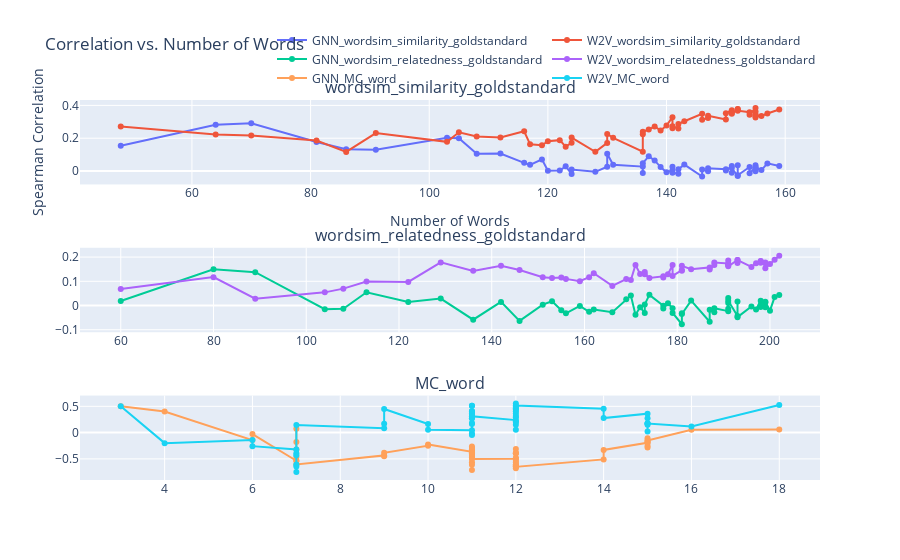

The notebook cell this image was saved under:
### Code cell
import pandas as pd
import plotly.graph_objs as go
from plotly.subplots import make_subplots

# Assuming df1 and df2 are your DataFrames
df1 = pd.read_csv('resultatsgnn')
df2 = pd.read_csv('resultatsw2v')

# Create an empty dictionary to store traces for each label
traces_by_label = {}

# Iterate over unique filepaths in DataFrame 1
for filepath in df1['filepath'].unique():
    # Extract label from filepath
    label = filepath.split('/')[-1].split('.')[0]
    
    # Filter DataFrame 1 for the current filepath
    subset_df1 = df1[df1['filepath'] == filepath]
    # Filter DataFrame 2 for the same filepath
    subset_df2 = df2[df2['filepath'] == filepath]

    # Create a trace for DataFrame 1
    trace_df1 = go.Scatter(x=subset_df1['nb-word'], y=subset_df1['correlation spearman'], mode='lines+markers', name='GNN_' + label)

    # Create a trace for DataFrame 2
    trace_df2 = go.Scatter(x=subset_df2['nb-word'], y=subset_df2['correlation spearman'], mode='lines+markers', name='W2V_' + label)

    # Add traces to the dictionary based on label
    if label not in traces_by_label:
        traces_by_label[label] = []
    traces_by_label[label].append(trace_df1)
    traces_by_label[label].append(trace_df2)

# Create subplots
fig = make_subplots(rows=len(traces_by_label), cols=1, subplot_titles=list(traces_by_label.keys()))

# Add traces to subplots
for i, (label, traces) in enumerate(traces_by_label.items(), start=1):
    for trace in traces:
        fig.add_trace(trace, row=i, col=1)

# Update layout
fig.update_layout(title='Correlation vs. Number of Words', xaxis_title='Number of Words', yaxis_title='Spearman Correlation', showlegend=True, legend=dict(orientation='h', yanchor='bottom', y=1.02, xanchor='right', x=1))

# Show plot
fig.show()

### Figure 1 — Plotly figure (JSON) as saved in the notebook; plotly's stock layout.template omitted (floating-point values rounded to 4 significant figures)
{"data": [{"mode": "lines+markers", "name": "GNN_wordsim_similarity_goldstandard", "type": "scatter", "x": [48, 64, 70, 81, 86, 91, 103, 105, 108, 112, 116, 117, 119, 120, 122, 123, 124, 124, 128, 130, 130, 131, 136, 136, 136, 137, 138, 139, 140, 141, 141, 141, 142, 142, 143, 146, 146, 147, 147, 150, 150, 151, 151, 151, 152, 152, 152, 154, 154, 155, 155, 155, 155, 155, 155, 156, 157, 159], "xaxis": "x", "y": [0.1542, 0.2827, 0.2914, 0.1775, 0.1332, 0.1298, 0.203, 0.2005, 0.1056, 0.107, 0.05, 0.03785, 0.07112, 0.00224, 0.003417, 0.02913, -0.01739, 0.008907, -0.004535, 0.02612, 0.1057, 0.03799, 0.0271, -0.01129, 0.04818, 0.08974, 0.06472, 0.02403, -0.00747, 0.004397, 0.02575, -0.009536, -0.01654, 0.01045, 0.03954, -0.0329, 0.01009, -0.001815, 0.0174, 0.01127, 0.003156, 0.03074, -0.01075, 0.01885, -0.03004, 0.03506, -0.02547, 0.02479, -0.01319, 0.02306, 0.00379, 0.0193, -0.001587, 0.03568, 0.01912, 0.005899, 0.0468, 0.0307], "yaxis": "y"}, {"mode": "lines+markers", "name": "W2V_wordsim_similarity_goldstandard", "type": "scatter", "x": [48, 64, 70, 81, 86, 91, 103, 105, 108, 112, 116, 117, 119, 120, 122, 123, 124, 124, 128, 130, 130, 131, 136, 136, 136, 137, 138, 139, 140, 141, 141, 141, 142, 142, 143, 146, 146, 147, 147, 150, 150, 151, 151, 151, 152, 152, 152, 154, 154, 155, 155, 155, 155, 155, 155, 156, 157, 159], "xaxis": "x", "y": [0.2717, 0.2229, 0.2172, 0.1862, 0.1165, 0.2315, 0.1779, 0.2361, 0.2109, 0.2048, 0.2426, 0.1626, 0.1568, 0.1816, 0.1882, 0.1488, 0.1722, 0.2041, 0.1177, 0.1715, 0.2259, 0.2027, 0.1176, 0.2243, 0.2397, 0.253, 0.2715, 0.2473, 0.2772, 0.3285, 0.2607, 0.2728, 0.2595, 0.2868, 0.3034, 0.3492, 0.3124, 0.3227, 0.3369, 0.3136, 0.3526, 0.3706, 0.3544, 0.3487, 0.3769, 0.3783, 0.3676, 0.3582, 0.3429, 0.3843, 0.3463, 0.363, 0.3347, 0.3262, 0.3373, 0.336, 0.3507, 0.3745], "yaxis": "y"}, {"mode": "lines+markers", "name": "GNN_wordsim_relatedness_goldstandard", "type": "scatter", "x": [60, 80, 89, 104, 108, 113, 122, 129, 136, 142, 146, 151, 153, 155, 156, 159, 161, 162, 166, 169, 170, 171, 172, 173, 173, 174, 177, 177, 178, 179, 179, 181, 181, 181, 183, 187, 187, 188, 188, 191, 191, 191, 191, 191, 193, 193, 193, 196, 197, 198, 198, 198, 199, 199, 199, 200, 201, 202], "xaxis": "x2", "y": [0.01849, 0.1499, 0.1376, -0.01492, -0.01384, 0.05473, 0.01445, 0.02885, -0.05854, 0.01503, -0.06351, 0.003429, 0.01786, -0.01976, -0.03215, -0.001482, -0.02617, -0.01665, -0.02792, 0.02593, 0.04097, -0.03774, -0.007036, -0.03119, 0.004525, 0.04409, -0.001101, -0.01261, 0.00918, -0.01135, -0.03093, -0.07737, -0.03151, -0.03501, 0.0204, -0.06701, -0.01778, -0.02755, -0.0115, -0.02326, -0.01302, 0.03065, 0.01047, 0.01952, -0.04344, 0.01682, -0.04794, -0.00412, -0.01615, 0.02016, -0.005902, 0.001965, 0.01245, -0.007648, 0.01528, -0.02129, 0.03484, 0.04307], "yaxis": "y2"}, {"mode": "lines+markers", "name": "W2V_wordsim_relatedness_goldstandard", "type": "scatter", "x": [60, 80, 89, 104, 108, 113, 122, 129, 136, 142, 146, 151, 153, 155, 156, 159, 161, 162, 166, 169, 170, 171, 172, 173, 173, 174, 177, 177, 178, 179, 179, 181, 181, 181, 183, 187, 187, 188, 188, 191, 191, 191, 191, 191, 193, 193, 193, 196, 197, 198, 198, 198, 199, 199, 199, 200, 201, 202], "xaxis": "x2", "y": [0.06779, 0.1173, 0.02821, 0.05432, 0.06975, 0.09878, 0.09758, 0.1782, 0.1432, 0.1642, 0.1468, 0.1167, 0.1132, 0.1155, 0.1101, 0.1002, 0.1171, 0.1334, 0.08105, 0.1093, 0.1053, 0.1673, 0.1302, 0.1386, 0.1289, 0.1141, 0.1208, 0.1159, 0.1293, 0.1677, 0.1225, 0.1436, 0.1462, 0.164, 0.1504, 0.1572, 0.1489, 0.1671, 0.1775, 0.1738, 0.1863, 0.1679, 0.1698, 0.1617, 0.188, 0.1756, 0.1876, 0.1595, 0.175, 0.1826, 0.1838, 0.1769, 0.1742, 0.178, 0.1542, 0.1714, 0.1893, 0.2056], "yaxis": "y2"}, {"mode": "lines+markers", "name": "GNN_MC_word", "type": "scatter", "x": [3, 4, 6, 6, 7, 7, 7, 7, 7, 7, 7, 9, 9, 9, 10, 10, 11, 11, 11, 11, 11, 11, 11, 11, 11, 11, 11, 11, 11, 11, 11, 11, 12, 12, 12, 12, 12, 12, 12, 12, 12, 12, 12, 12, 12, 12, 12, 14, 14, 15, 15, 15, 15, 15, 15, 15, 16, 18], "xaxis": "x3", "y": [0.5, 0.4, -0.1429, -0.02857, -0.5357, -0.4643, -0.1786, -0.5357, 0.07143, -0.3214, -0.6071, -0.4333, -0.45, -0.3833, -0.2485, -0.2242, -0.3636, -0.5636, -0.3909, -0.2909, -0.4091, -0.3364, -0.4455, -0.7091, -0.3182, -0.4091, -0.6091, -0.4273, -0.3727, -0.2636, -0.4727, -0.5, -0.4974, -0.4834, -0.613, -0.4939, -0.3993, -0.5394, -0.3117, -0.613, -0.6305, -0.3818, -0.6795, -0.3923, -0.6445, -0.5674, -0.6515, -0.5105, -0.33, -0.1912, -0.1573, -0.2502, -0.2842, -0.109, -0.1895, -0.1483, 0.05445, 0.06092], "yaxis": "y3"}, {"mode": "lines+markers", "name": "W2V_MC_word", "type": "scatter", "x": [3, 4, 6, 6, 7, 7, 7, 7, 7, 7, 7, 9, 9, 9, 10, 10, 11, 11, 11, 11, 11, 11, 11, 11, 11, 11, 11, 11, 11, 11, 11, 11, 12, 12, 12, 12, 12, 12, 12, 12, 12, 12, 12, 12, 12, 12, 12, 14, 14, 15, 15, 15, 15, 15, 15, 15, 16, 18], "xaxis": "x3", "y": [0.5, -0.2, -0.1429, -0.2571, -0.3214, -0.3929, -0.6429, -0.75, -0.6071, -0.4286, 0.1429, 0.08333, 0.1667, 0.45, 0.1636, 0.05455, 0.04545, -0.01818, -0.04545, 0.3, 0.3545, 0.2727, 0.1818, 0.5091, 0.3909, 0.4091, 0.2727, 0.1636, 0.3636, 0.5091, 0.4, 0.3091, 0.2382, 0.3643, 0.1506, 0.05604, 0.3152, 0.2032, 0.4063, 0.2942, 0.5534, 0.4939, 0.4588, 0.4378, 0.2102, 0.4694, 0.5149, 0.4532, 0.2772, 0.361, 0.02324, 0.1752, 0.1769, 0.2735, 0.1519, 0.1716, 0.1148, 0.5266], "yaxis": "y3"}], "layout": {"annotations": [{"font": {"size": 16}, "showarrow": false, "text": "wordsim_similarity_goldstandard", "x": 0.5, "xanchor": "center", "xref": "paper", "y": 1, "yanchor": "bottom", "yref": "paper"}, {"font": {"size": 16}, "showarrow": false, "text": "wordsim_relatedness_goldstandard", "x": 0.5, "xanchor": "center", "xref": "paper", "y": 0.6111, "yanchor": "bottom", "yref": "paper"}, {"font": {"size": 16}, "showarrow": false, "text": "MC_word", "x": 0.5, "xanchor": "center", "xref": "paper", "y": 0.2222, "yanchor": "bottom", "yref": "paper"}], "legend": {"orientation": "h", "x": 1, "xanchor": "right", "y": 1.02, "yanchor": "bottom"}, "showlegend": true, "title": {"text": "Correlation vs. Number of Words"}, "xaxis": {"anchor": "y", "domain": [0, 1], "title": {"text": "Number of Words"}}, "xaxis2": {"anchor": "y2", "domain": [0, 1]}, "xaxis3": {"anchor": "y3", "domain": [0, 1]}, "yaxis": {"anchor": "x", "domain": [0.7778, 1], "title": {"text": "Spearman Correlation"}}, "yaxis2": {"anchor": "x2", "domain": [0.3889, 0.6111]}, "yaxis3": {"anchor": "x3", "domain": [0, 0.2222]}}}
